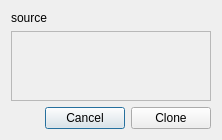
<?xml version="1.0" encoding="UTF-8"?>
<ui version="4.0">
 <class>WindowDiff</class>
 <widget class="QDialog" name="WindowDiff">
  <property name="geometry">
   <rect>
    <x>0</x>
    <y>0</y>
    <width>222</width>
    <height>120</height>
   </rect>
  </property>
  <property name="windowTitle">
   <string>Dialog</string>
  </property>
  <layout class="QVBoxLayout" name="verticalLayout">
   <item>
    <widget class="QLabel" name="LabelSource">
     <property name="text">
      <string>source</string>
     </property>
    </widget>
   </item>
   <item>
    <widget class="QScrollArea" name="ScrollArea">
     <property name="widgetResizable">
      <bool>true</bool>
     </property>
     <widget class="QWidget" name="CentralWidget">
      <property name="geometry">
       <rect>
        <x>0</x>
        <y>0</y>
        <width>202</width>
        <height>50</height>
       </rect>
      </property>
     </widget>
    </widget>
   </item>
   <item>
    <layout class="QHBoxLayout" name="HLayoutButtons">
     <item>
      <spacer name="HSpacerButtons">
       <property name="orientation">
        <enum>Qt::Horizontal</enum>
       </property>
       <property name="sizeHint" stdset="0">
        <size>
         <width>40</width>
         <height>20</height>
        </size>
       </property>
      </spacer>
     </item>
     <item>
      <widget class="QPushButton" name="ButtonCancel">
       <property name="text">
        <string>Cancel</string>
       </property>
      </widget>
     </item>
     <item>
      <widget class="QPushButton" name="ButtonClone">
       <property name="text">
        <string>Clone</string>
       </property>
      </widget>
     </item>
    </layout>
   </item>
  </layout>
 </widget>
 <resources/>
 <connections/>
</ui>
